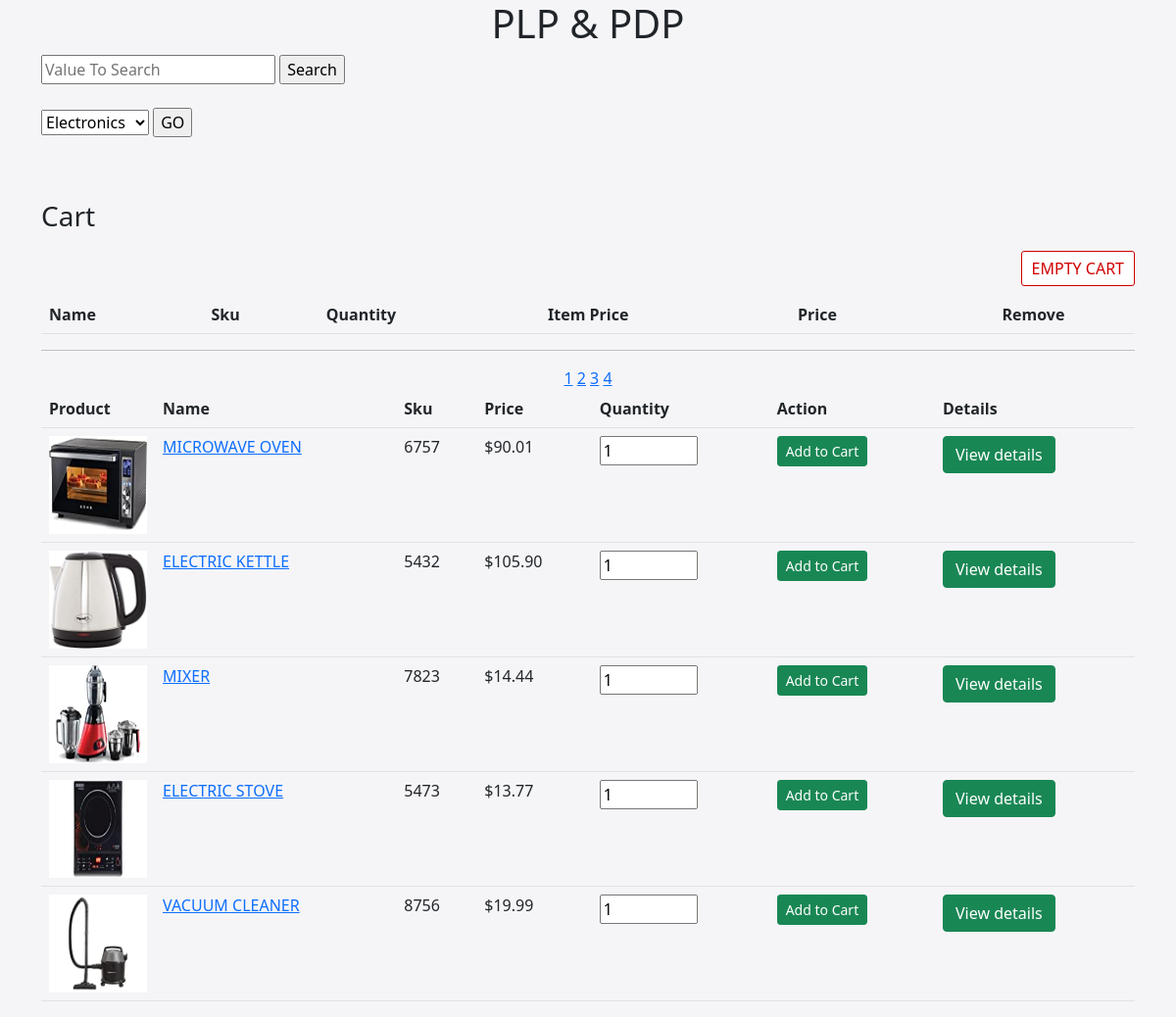
The app's page /index.php?page=2 with its own data.
### tables this page shows
CREATE TABLE products(
  Id int(8) PRIMARY KEY,
  Name varchar(30) NOT NULL,
  Sku int(10) NOT NULL,
  Price double(10,2) NOT NULL,
  Description varchar(500) NOT NULL,
  image text NOT NULL
);

### function.php (the view, shortened to what this page needs)
<?php include 'Db.php' ?>
<?php
function pagination()
{
    global $connection;
    $results_per_page = 5;
    if(isset($_POST['search']))
    {
        $valueToSearch = $_POST['valueToSearch'];
        $query = "SELECT * FROM `products` WHERE CONCAT(`Id`, `Name`, `Sku`, `Price`,`Description`,`Image`) LIKE '%".$valueToSearch."%'";
        $search_result = mysqli_query($connection, $query);
    }
     else
    {
        $query = "SELECT * FROM `products`";
        $search_result = mysqli_query($connection, $query);
    }
    $resultArr=[];
    array_push($resultArr,...$search_result);
    $number_of_results = mysqli_num_rows($search_result);
    $number_of_pages = $number_of_results / $results_per_page;
    if (!isset($_GET['page'])) {
         $page = 1;
    }
    else
    {
    $page = $_GET['page'];
    }
    $this_page_first_result = ($page - 1) * $results_per_page;
    $resultArr = array_slice($resultArr, $this_page_first_result, $results_per_page);
    foreach($resultArr as $row)
    { ?>
      <form action="index.php?action=Add&Id=<?=$row['Id']; ?>" method="post">
          <tr>
                  <td id="product-image"><a href="details.php?Id=<?=$row['Id']; ?>"><img src="<?php echo $row["image"]; ?>"width="100" height="100"> </a></td>
                  <td><a href="details.php?Id=<?=$row['Id']; ?>"><?=$row['Name']; ?></a></td>
                  <td><?php echo $row['Sku']; ?></td>
                  <td>$<?=number_format($row['Price'], 2); ?></td>
                  <td> <input type="number" Name="quantity" value="1" min=1 max=1000 oninput="this.value = Math.abs(this.value)" class="number"></td>
                  <td><input type="submit" value="Add to Cart" class="btn btn-success btn-sm"></td>
                  <td><a href="details.php?Id=<?=$row['Id']; ?>" class ="btn btn-success">View details</a></td>
              </div>
          </div>
    </form>
    <center>
    <?php
    }
    for ($page = 1;$page <= $number_of_pages;$page++)
    {
        echo '<a "  href="index.php?page=' . $page . '">' . $page . '</a> ';
    }
} ?>

### css/index.css (style rules this page uses)
.number { width: 100px; height: 30px; }
.body { background-color: #f5f5f8; }
#product-image { width: 100px; height: 100px; }

### records on screen
products: image (picture), Name "MICROWAVE OVEN", Sku "6757", Price "90.01"
products: image (picture), Name "ELECTRIC KETTLE", Sku "5432", Price "105.90"
products: image (picture), Name "MIXER", Sku "7823", Price "14.44"
products: image (picture), Name "ELECTRIC STOVE", Sku "5473", Price "13.77"
products: image (picture), Name "VACUUM CLEANER", Sku "8756", Price "19.99"
